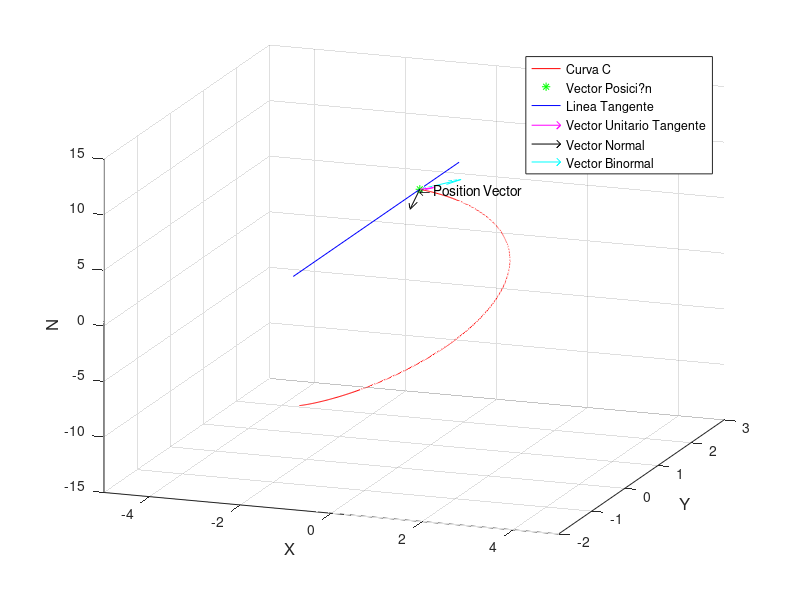

Here is the MATLAB script that generated this plot:
%Curva c; Ecuaciones parametricas: x=2cos(t), y=2sin(t) z=3t;
%R(t)=2cos(t)+2sin(t)+3t.

%Gr?fica de la curva t=2
%Se consideran los valores usando el valor radian de 2.

t=-2:0.01:2;
x=2*cos(t);
y=2*sin(t);
z=3*t;

plot3(x,y,z, 'r')
xlabel('X', 'FontSize', 12)
ylabel('Y', 'FontSize', 12)
zlabel('N', 'FontSize', 12)
grid on;

%Vector de posici?n

hold on
v=[-0.8323 1.8186 6];

plot3(v(1), v(2), v(3), '*g')
x1=-0.8323; y1=1.8186; z1=6; txt1='\leftarrow Position Vector'; text(x1, y1, z1, txt1)

%Ecuaciones parametricas de la linea tangtente
%Las constantes se obtubieron evaluando el valor t=2 en la funci?n original
%Las variables se obtubieron evaluando t=2 en la derivada de R(t).

hold on
x=-0.8323-1.8186*t;
y=1.8186-8323*t;
z=6+3*t;

plot3(x,y,z, 'b')

%Vector unitario tangente t=2;

vx=0.5044;
vy=-0.2308;
vz=0.8321;

hold on
quiver3(v(1), v(2), v(3), vx, vy, vz, 'm')

%Vector normal en t=2;

nx=0.4161;
ny=-0.9023;
nz=0;

hold on
quiver3(v(1), v(2), v(3), nx, ny, nz, 'k')

%Vector Binormal en t=2

nx=0.7566;
ny=0.3463;
nz=0.5547;

hold on
quiver3(v(1), v(2), v(3), nx, ny, nz, 'c')

view(20,20)
axis([-5 5 -2 3 -15 15])

legend('Curva C', 'Vector Posici?n', 'Linea Tangente', 'Vector Unitario Tangente', 'Vector Normal', 'Vector Binormal')